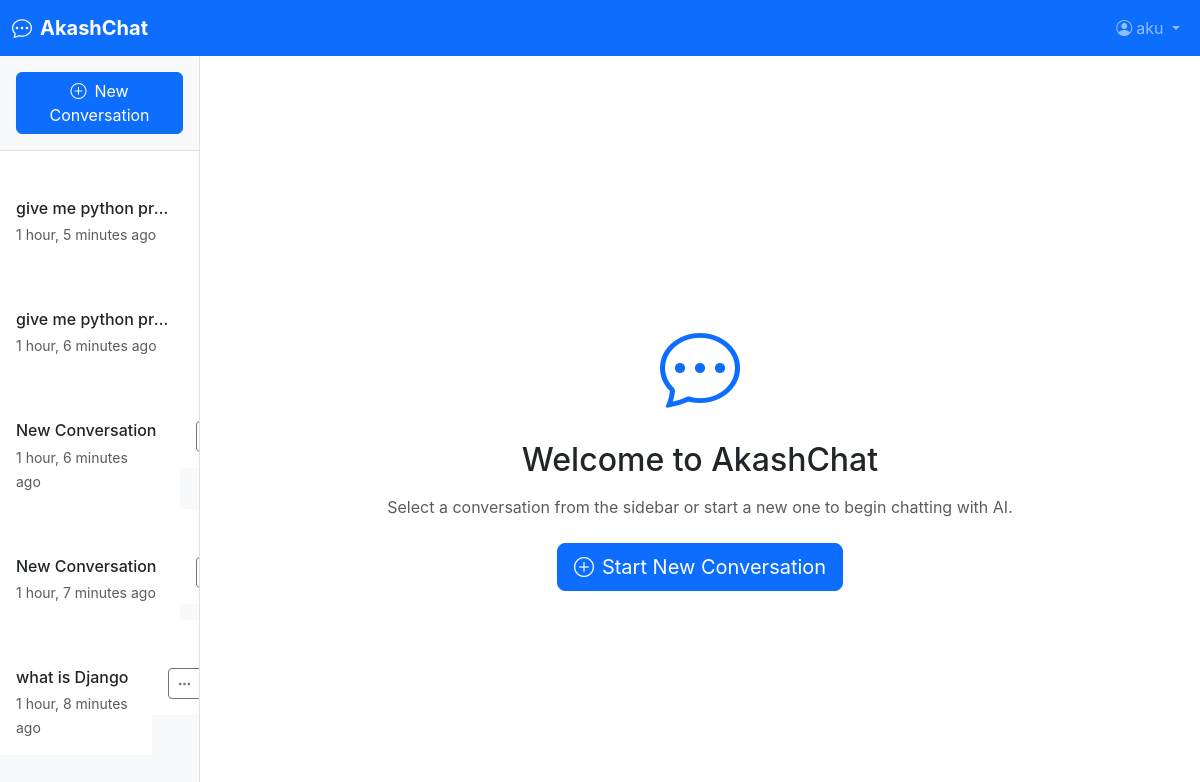
The app's page /conversations/ (signed in) with its own data.
### chat/models.py (models this page shows, shortened)
class Conversation(models.Model):
    user = models.ForeignKey(User, on_delete=models.CASCADE, related_name='conversations')
    title = models.CharField(max_length=255, default='New Conversation')
    created_at = models.DateTimeField(auto_now_add=True)
    updated_at = models.DateTimeField(auto_now=True)
    class Meta:
        ordering = ['-updated_at']

### chat/views.py (the view)
# urls.py: path('', views.conversation_list, name='conversation_list'),
@login_required
def conversation_list(request):
    conversations = Conversation.objects.filter(user=request.user)
    return render(request, 'chat/conversation_list.html', {
        'conversations': conversations
    })

### templates/chat/conversation_list.html (shortened to what this page needs)
{% extends 'base.html' %}
{% load static %}
{% block main_class %}container-fluid p-0{% endblock %}
{% block content %}
<div class="row g-0 vh-100">
    <div class="col-md-3 col-lg-2 bg-light border-end">
        <div class="d-flex flex-column h-100">
            <div class="p-3 border-bottom">
                <button class="btn btn-primary w-100" id="newConversationBtn">
                    <i class="bi bi-plus-circle me-2"></i>New Conversation
                </button>
            </div>
            <div class="flex-grow-1 overflow-auto">
                <div class="list-group list-group-flush" id="conversationsList">
                    {% for conversation in conversations %}
                    <a href="{% url 'chat:conversation_detail' conversation.id %}"
                       class="list-group-item list-group-item-action border-0 py-3">
                        <div class="d-flex justify-content-between align-items-start">
                            <div class="flex-grow-1 me-2">
                                <h6 class="mb-1 text-truncate">{{ conversation.title }}</h6>
                                <small class="text-muted">{{ conversation.updated_at|timesince }} ago</small>
                            </div>
                            <div class="dropdown">
                                <button class="btn btn-sm btn-outline-secondary dropdown-toggle"
                                        type="button" data-bs-toggle="dropdown">
                                    <i class="bi bi-three-dots"></i>
                                </button>
                            </div>
                        </div>
                    </a>
                    {% empty %}
                    <div class="p-3 text-center text-muted">
                        <i class="bi bi-chat-left-text display-4 d-block mb-3"></i>
                        <p>No conversations yet.<br>Start a new conversation to get started!</p>
                    </div>
                    {% endfor %}
                </div>
            </div>
        </div>
    </div>
    <div class="col-md-9 col-lg-10">
        <div class="d-flex flex-column h-100 justify-content-center align-items-center text-center">
            <i class="bi bi-chat-dots text-primary display-1 mb-4"></i>
            <h2 class="mb-3">Welcome to AkashChat</h2>
            <p class="text-muted mb-4">Select a conversation from the sidebar or start a new one to begin chatting with AI.</p>
            <button class="btn btn-primary btn-lg" id="startNewConversationBtn">
                <i class="bi bi-plus-circle me-2"></i>Start New Conversation
            </button>
        </div>
    </div>
</div>
{% endblock %}

### templates/base.html (shortened to what this page needs)
<!DOCTYPE html>
<html lang="en">
<head>
    <link href="https://cdn.jsdelivr.net/npm/bootstrap@5.3.2/dist/css/bootstrap.min.css" rel="stylesheet">
    <link href="https://cdn.jsdelivr.net/npm/bootstrap-icons@1.11.1/font/bootstrap-icons.css" rel="stylesheet">
    <link href="{% load static %}{% static 'css/style.css' %}" rel="stylesheet">
</head>
<body class="{% block body_class %}{% endblock %}">
    {% if user.is_authenticated %}
    <nav class="navbar navbar-expand-lg navbar-dark bg-primary">
        <div class="container-fluid">
            <a class="navbar-brand fw-bold" href="{% url 'chat:conversation_list' %}">
                <i class="bi bi-chat-dots me-2"></i>AkashChat
            </a>
            <div class="collapse navbar-collapse" id="navbarNav">
                <ul class="navbar-nav ms-auto">
                    <li class="nav-item dropdown">
                        <a class="nav-link dropdown-toggle" href="#" role="button" data-bs-toggle="dropdown">
                            <i class="bi bi-person-circle me-1"></i>{{ user.username }}
                        </a>
                    </li>
                </ul>
            </div>
        </div>
    </nav>
    {% endif %}
    <main class="{% block main_class %}{% endblock %}">
        {% block content %}{% endblock %}
    </main>
    <script src="{% load static %}{% static 'js/app.js' %}"></script>
</body>
</html>

### static/css/style.css (style rules this page uses)
body { font-family: -apple-system, BlinkMacSystemFont, 'Segoe UI', Roboto, 'Helvetica Neue', Arial, sans-serif; }
.vh-100 { height: 100vh; }
.list-group-item { transition: all 0.2s ease; }
.btn { transition: all 0.2s ease; }

### records on screen
Conversation: title "give me python pr…", updated_at "1 hour, 5 minutes"
Conversation: title "give me python pr…", updated_at "1 hour, 6 minutes"
Conversation: title "New Conversation", updated_at "1 hour, 6 minutes"
Conversation: title "New Conversation", updated_at "1 hour, 7 minutes"
Conversation: title "what is Django", updated_at "1 hour, 8 minutes"

### other values on screen
{{ user.username }} "aku"
